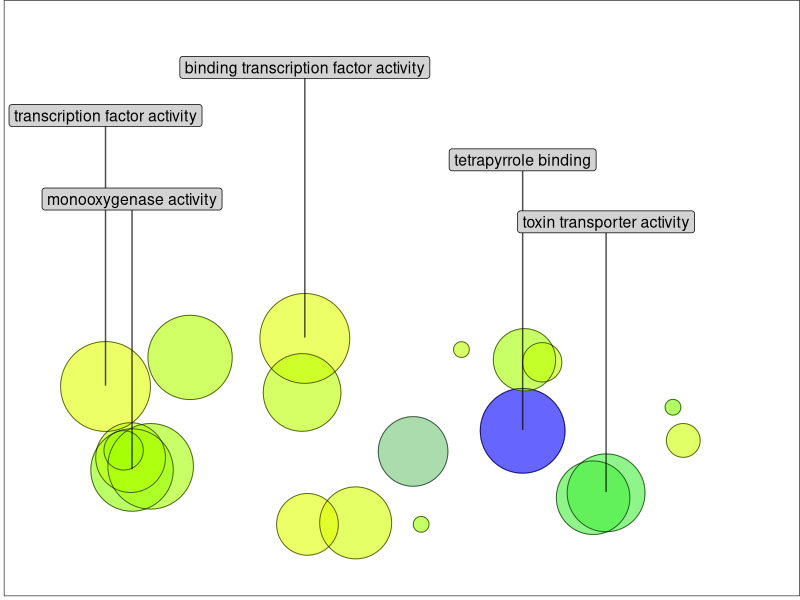

The R source for this figure:


# A plotting R script produced by the REVIGO server at http://revigo.irb.hr/
# If you found REVIGO useful in your work, please cite the following reference:
# Supek F et al. "REVIGO summarizes and visualizes long lists of Gene Ontology
# terms" PLoS ONE 2011. doi:10.1371/journal.pone.0021800


# --------------------------------------------------------------------------
# If you don't have the ggplot2 package installed, uncomment the following line:
# install.packages( "ggplot2" );
library( ggplot2 );
library(ggrepel)
# --------------------------------------------------------------------------
# If you don't have the scales package installed, uncomment the following line:
# install.packages( "scales" );
library( scales );


# --------------------------------------------------------------------------
# Here is your data from REVIGO. Scroll down for plot configuration options.

revigo.names <- c("term_ID","description","frequency_%","plot_X","plot_Y","plot_size","log10_p_value","uniqueness","dispensability");
revigo.data <- rbind(c("GO:0001071","binding transcription factor activity", 6.456,-2.280, 7.025, 3.278,-1.3198,0.927,0.000),
c("GO:0003700","transcription factor activity", 6.453,-6.961, 3.476, 3.278,-1.3235,0.927,0.000),
c("GO:0009055","electron carrier activity", 0.813,-2.344, 3.036, 2.380,-1.5831,0.922,0.000),
c("GO:0019534","toxin transporter activity", 0.835, 4.796,-4.372, 2.391,-2.2920,0.842,0.000),
c("GO:0046906","tetrapyrrole binding", 2.604, 2.836, 0.206, 2.884,-3.3146,0.888,0.000),
c("GO:0050370","tyrosine N-monooxygenase activity", 0.012,-6.536,-1.236, 0.602,-2.1594,0.815,0.000),
c("GO:0004328","formamidase activity", 0.003, 0.452,-6.695, 0.301,-1.7457,0.863,0.032),
c("GO:0046522","S-methyl-5-thioribose kinase activity", 0.003, 6.367, 1.946, 0.301,-1.9121,0.878,0.032),
c("GO:0000993","RNA polymerase II core binding", 0.100, 2.878, 5.446, 1.477,-1.7232,0.641,0.036),
c("GO:0005506","iron ion binding", 2.396,-4.975, 5.623, 2.848,-1.6343,0.901,0.051),
c("GO:0016168","chlorophyll binding", 0.252, 0.263,-1.317, 1.875,-2.5137,0.846,0.115),
c("GO:0046481","digalactosyldiacylglycerol synthase activity", 0.007, 6.609,-0.504, 0.477,-1.4563,0.835,0.127),
c("GO:0008026","ATP-dependent helicase activity", 0.347,-1.086,-6.589, 2.013,-1.4117,0.806,0.179),
c("GO:0001098","basal transcription machinery binding", 0.003, 1.399, 6.202, 0.301,-1.5733,0.858,0.200),
c("GO:0008138","protein tyrosine/serine/threonine phosphatase activity", 0.092,-2.218,-6.699, 1.447,-1.3325,0.851,0.226),
c("GO:0004497","monooxygenase activity", 1.753,-6.338,-2.688, 2.713,-1.8458,0.801,0.318),
c("GO:0016709","oxidoreductase activity, acting on paired donors, with incorporation or reduction of molecular oxygen, NAD(P)H as one donor, and incorporation of one atom of oxygen", 0.255,-6.372,-1.771, 1.881,-1.5642,0.796,0.530),
c("GO:0016705","oxidoreductase activity, acting on paired donors, with incorporation or reduction of molecular oxygen", 2.985,-5.901,-2.415, 2.943,-1.7031,0.797,0.550),
c("GO:0008493","tetracycline transporter activity", 0.436, 4.491,-4.732, 2.111,-2.2920,0.798,0.564),
c("GO:0070063","RNA polymerase binding", 0.010, 3.295, 5.262, 0.602,-1.5320,0.794,0.632));

one.data <- data.frame(revigo.data);
names(one.data) <- revigo.names;
one.data <- one.data [(one.data$plot_X != "null" & one.data$plot_Y != "null"), ];
one.data$plot_X <- as.numeric( as.character(one.data$plot_X) );
one.data$plot_Y <- as.numeric( as.character(one.data$plot_Y) );
one.data$plot_size <- as.numeric( as.character(one.data$plot_size) );
one.data$log10_p_value <- as.numeric( as.character(one.data$log10_p_value) );
one.data$frequency <- as.numeric( as.character(one.data$frequency) );
one.data$uniqueness <- as.numeric( as.character(one.data$uniqueness) );
one.data$dispensability <- as.numeric( as.character(one.data$dispensability) );
#head(one.data);


# --------------------------------------------------------------------------
# Names of the axes, sizes of the numbers and letters, names of the columns,
# etc. can be changed below

p1 <- ggplot( data = one.data );
p1 <- p1 + geom_point( aes( plot_X, plot_Y, colour = log10_p_value, size = plot_size), alpha = I(0.6) ) + scale_size_area();
p1 <- p1 + scale_colour_gradientn( colours = c("blue", "green", "yellow", "red"), limits = c( min(one.data$log10_p_value), 0) );
p1 <- p1 + geom_point( aes(plot_X, plot_Y, size = plot_size), shape = 21, fill = "transparent", colour = I (alpha ("black", 0.6) )) + scale_size_area();
p1 <- p1 + scale_size( range=c(5, 30)) + theme_bw(); # + scale_fill_gradientn(colours = heat_hcl(7), limits = c(-300, 0) );
####
#ex <- one.data [ one.data$dispensability < 0.15, ]; 
ex <- one.data [ c(1,2,5,16,4), ]; 
####
#p1 <- p1 + geom_text( data = ex, aes(plot_X, plot_Y, label = description), colour = I(alpha("black", 0.85)), size = 5 );
p1 <- p1 + geom_label_repel(data=ex, aes(plot_X, plot_Y, label = description), fill="lightgrey", size=4, nudge_y = 20,segment.alpha = 0.7)
p1 <- p1 + labs (y = NULL, x = NULL);
p1 <- p1 + theme(legend.key = element_blank()) ;
one.x_range = max(one.data$plot_X) - min(one.data$plot_X);
one.y_range = max(one.data$plot_Y) - min(one.data$plot_Y);
p1= p1+ theme(legend.position="none")
p1 <- p1 + xlim(min(one.data$plot_X)-one.x_range/10,max(one.data$plot_X)+one.x_range/10);
#p1 <- p1 + ylim(min(one.data$plot_Y)-one.y_range/10,max(one.data$plot_Y)+one.y_range/10);
p1 <- p1 + xlim(-8.5,8.5);
p1 <- p1 + ylim(-10,30);
p1 <- p1 + theme(panel.grid.major = element_blank(), panel.grid.minor = element_blank())
p1 <- p1 + theme(plot.margin=unit(c(0,0,0,0), "cm"))
p1 <- p1 +  theme(axis.text.x=element_blank(),axis.ticks.x=element_blank())
p1 <- p1 +  theme(axis.text.y=element_blank(),axis.ticks.y=element_blank())
 


# --------------------------------------------------------------------------
# Output the plot to screen

plot2=p1
plot2

# Uncomment the line below to also save the plot to a file.
# The file type depends on the extension (default=pdf).

# ggsave("C:/Users/path_to_your_file/revigo-plot.pdf");
